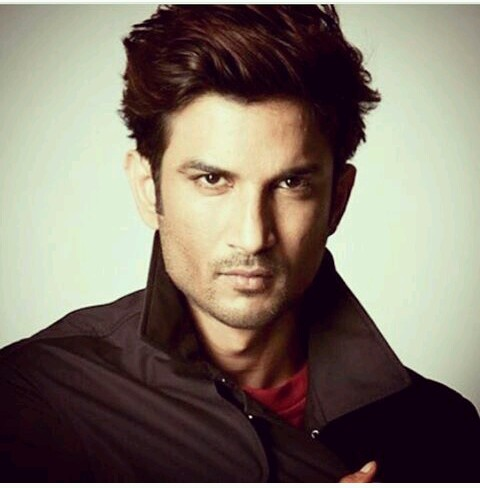
#> input picture Sushant.JPG, 480 x 488 px, found by its file name
$ python 'Face & Eye Detection using HAAR Cascade Classifiers.py'
#> lines starting #> are read from the running program, lines starting #| are printed output that depends on the picture; after the words box and inside, x2 and y2 are one past the last pixel; in counts of white or black regions, pixels touching at a corner belong together
#Import Libraries
import numpy as np
import cv2
import os
os.chdir('E:\Github Repo\Face & eye detection using Haar Cascade classifier')

# We point OpenCV's CascadeClassifier function to where our
# classifier (XML file format) is stored
face_classifier = cv2.CascadeClassifier('haarcascade_frontalface_default.xml')
eye_classifier = cv2.CascadeClassifier('haarcascade_eye.xml')

# Load our image then convert it to grayscale
image = cv2.imread('Sushant.jpg')
#> image is the input picture: shape (488, 480, 3); mean B, G, R 106.1, 118, 128.5
gray = cv2.cvtColor(image, cv2.COLOR_BGR2GRAY)
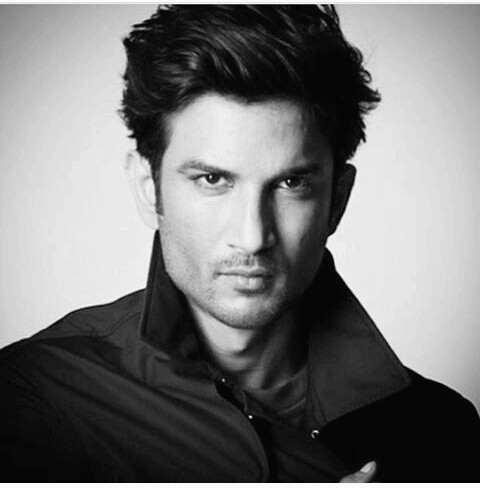
#> gray: shape (488, 480); min 1, max 254, mean 119.8

# Our classifier returns the ROI(region of interest) of the detected face as a tuple
# It stores the top left coordinate and the bottom right coordiantes
faces = face_classifier.detectMultiScale(gray, 1.3, 5)
#> faces = [[142, 100, 220, 220]]

# When no faces detected, face_classifier returns and empty tuple
if faces is ():
    print("No faces found")

# We iterate through our faces array and
# draw a rectangle over each face in faces
for (x,y,w,h) in faces:
    cv2.rectangle(image, (x,y), (x+w,y+h), (255,0,0), 2)
    cv2.imshow('Face Detection', image)
    cv2.waitKey(0)
    roi_gray = gray[y:y+h, x:x+w]
    roi_color = image[y:y+h, x:x+w]
    eyes = eye_classifier.detectMultiScale(roi_gray)
    for (ex,ey,ew,eh) in eyes:
        cv2.rectangle(roi_color,(ex,ey),(ex+ew,ey+eh),(0,255,0),2)
        cv2.imshow('Eye Detection',image)
        cv2.waitKey(0)
#> this loop made 1 pass
#> (x, y, w, h, eyes) on pass 1: (142, 100, 220, 220, [[46, 54, 48, 48], [121, 61, 47, 47]])
#> pass 1, `cv2.imshow('Face Detection', image)`:
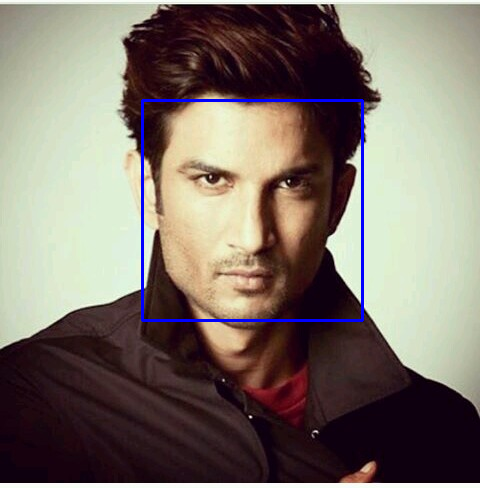
#> window 'Face Detection': shape (488, 480, 3); mean B, G, R 107.9, 116.7, 127.1
#> pass 1, `roi_gray = gray[y:y+h, x:x+w]`:
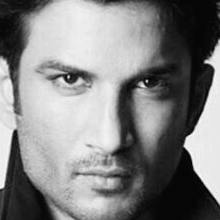
#> roi_gray: shape (220, 220); min 1, max 252, mean 129.5
#> pass 1, `roi_color = image[y:y+h, x:x+w]`:
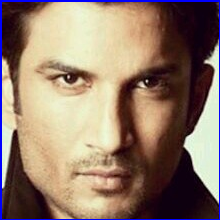
#> roi_color: shape (220, 220, 3); mean B, G, R 106.9, 122.3, 144.8
#> pass 1, `cv2.imshow('Eye Detection',image)`:
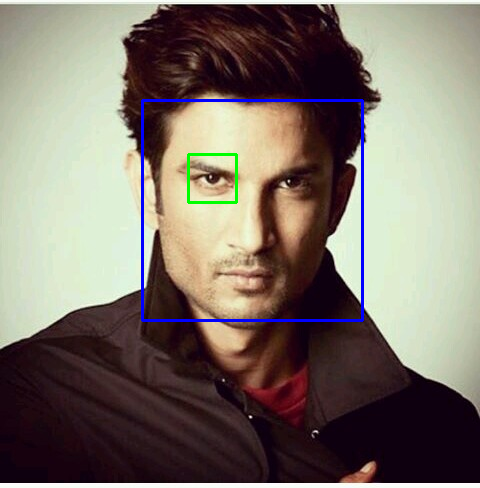
#> window 'Eye Detection': shape (488, 480, 3); mean B, G, R 107.5, 116.8, 126.5
#> after the loop:
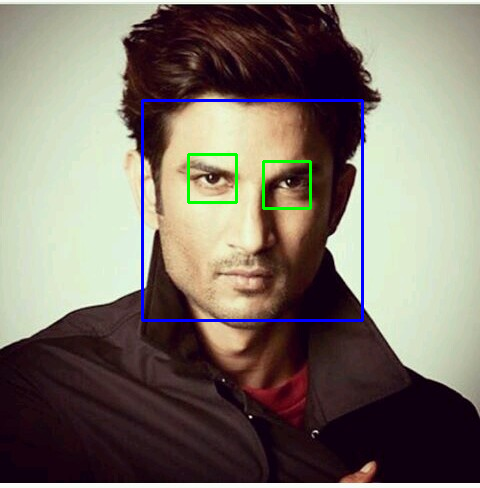
#> image: shape (488, 480, 3); 1.61% of pixels changed, all inside (x1, y1, x2, y2) = (141, 99, 364, 322)
#> after the loop:
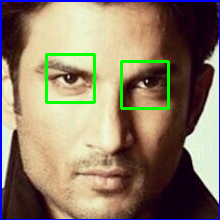
#> roi_color: shape (220, 220, 3); 2.34% of pixels changed, all inside (x1, y1, x2, y2) = (45, 53, 170, 110)

cv2.destroyAllWindows()
